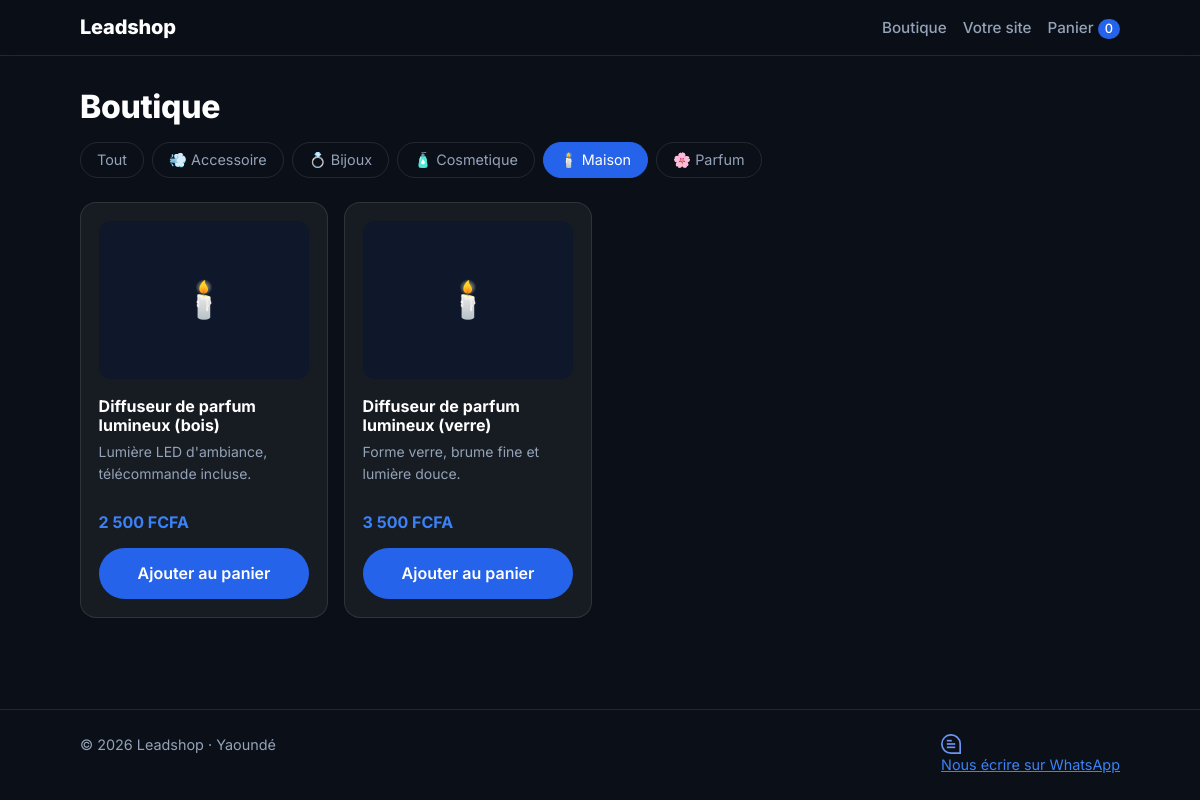
The page /boutique.php?category=maison on the database its author committed.
### tables this page shows
CREATE TABLE products (
    id          INT UNSIGNED NOT NULL AUTO_INCREMENT PRIMARY KEY,
    name        VARCHAR(255) NOT NULL,
    description TEXT NULL,
    price       INT UNSIGNED NOT NULL,
    category    VARCHAR(100) NULL,
    image_path  VARCHAR(255) NULL,
    is_active   TINYINT(1) NOT NULL DEFAULT 1,
    created_at  DATETIME NOT NULL DEFAULT CURRENT_TIMESTAMP,
    updated_at  DATETIME NOT NULL DEFAULT CURRENT_TIMESTAMP ON UPDATE CURRENT_TIMESTAMP
);

### config/database.php (called while the page is built, shortened)
<?php
function db(): PDO
{
    static $pdo = null;
    if ($pdo === null) {
        $dsn = 'mysql:host=' . DB_HOST . ';dbname=' . DB_NAME . ';charset=' . DB_CHARSET;
        try {
            $pdo = new PDO($dsn, DB_USER, DB_PASS, [
                PDO::ATTR_ERRMODE            => PDO::ERRMODE_EXCEPTION,
                PDO::ATTR_DEFAULT_FETCH_MODE => PDO::FETCH_ASSOC,
                PDO::ATTR_EMULATE_PREPARES   => false,
            ]);
        } catch (PDOException $e) {
            error_log('Connexion BD impossible : ' . $e->getMessage());
            http_response_code(500);
            exit(APP_DEBUG
                ? 'Connexion à la base impossible : ' . htmlspecialchars($e->getMessage())
                : 'Service momentanément indisponible.');
        }
    }
    return $pdo;
}

### includes/functions.php (called while the page is built, shortened)
<?php
require_once __DIR__ . '/../config/database.php';
function e($value): string
{
    return htmlspecialchars((string) ($value ?? ''), ENT_QUOTES, 'UTF-8');
}
function format_price(int $amount): string
{
    return number_format($amount, 0, ',', ' ') . ' FCFA';
}
function url(string $path = ''): string
{
    return BASE_URL . '/' . ltrim($path, '/');
}
function category_icon(?string $category): string
{
    $icons = [
        'maison'     => '🕯️',
        'parfum'     => '🌸',
        'accessoire' => '💨',
        'bijoux'     => '💍',
        'cosmetique' => '🧴',
    ];
    return $icons[$category ?? ''] ?? '🛍️';
}

### includes/products.php (called while the page is built, shortened)
<?php
require_once __DIR__ . '/functions.php';
function get_images_for_products(array $productIds): array
{
    $ids = array_values(array_unique(array_map('intval', $productIds)));
    $placeholders = implode(',', array_fill(0, count($ids), '?'));
    $stmt = db()->prepare(
        "SELECT id, product_id, file_name, sort_order
         FROM product_images WHERE product_id IN ($placeholders)
         ORDER BY sort_order, id"
    );
    $stmt->execute($ids);
    $byProduct = [];
    return $byProduct;
}

### includes/product_card.php (the view, shortened to what this page needs)
<?php
$images = $images ?? [];
$detailUrl = url('produit.php?id=' . (int) $product['id']);
?>
<article class="product-card">
    <div class="product-media">
        <?php if ($images): ?>
            <?php $galleryAlt = $product['name']; $gallerySize = 'thumb'; $galleryLink = $detailUrl; ?>
            <?php include __DIR__ . '/gallery.php'; ?>
        <?php else: ?>
            <a class="product-thumb" href="<?= e($detailUrl) ?>" tabindex="-1" aria-hidden="true">
                <span><?= category_icon($product['category'] ?? null) ?></span>
            </a>
        <?php endif; ?>
    </div>
    <h3 class="product-name"><a href="<?= e($detailUrl) ?>"><?= e($product['name']) ?></a></h3>
    <?php if (!empty($product['description'])): ?>
        <p class="muted small product-desc"><?= e($product['description']) ?></p>
    <?php endif; ?>
    <p class="product-price"><?= e(format_price((int) $product['price'])) ?></p>
    <form method="post" action="<?= e(url('panier.php')) ?>">
        <button type="submit" class="btn btn-primary btn-block">Ajouter au panier</button>
    </form>
</article>

### boutique.php (shortened to what this page needs)
<?php
require_once __DIR__ . '/includes/products.php';
$categories = db()->query(
    "SELECT DISTINCT category FROM products
     WHERE is_active = 1 AND category IS NOT NULL AND category <> ''
     ORDER BY category"
)->fetchAll(PDO::FETCH_COLUMN);
$category = (isset($_GET['category']) && is_string($_GET['category'])) ? trim($_GET['category']) : '';
if ($category !== '') {
    $stmt = db()->prepare(
        'SELECT id, name, description, price, category, image_path
         FROM products WHERE is_active = 1 AND category = ? ORDER BY name'
    );
    $stmt->execute([$category]);
    $products = $stmt->fetchAll();
} else {
    $products = db()->query(
        'SELECT id, name, description, price, category, image_path
         FROM products WHERE is_active = 1 ORDER BY name'
    )->fetchAll();
}
$imagesByProduct = get_images_for_products(array_column($products, 'id'));
require __DIR__ . '/includes/header.php';
?>
<section class="section">
    <div class="container">
        <h1 class="page-title">Boutique</h1>
        <?php if ($categories): ?>
            <nav class="chips" aria-label="Catégories">
                <a class="chip <?= $category === '' ? 'is-active' : '' ?>" href="<?= e(url('boutique.php')) ?>">Tout</a>
                <?php foreach ($categories as $name): ?>
                    <a class="chip <?= $category === $name ? 'is-active' : '' ?>"
                       href="<?= e(url('boutique.php?category=' . rawurlencode($name))) ?>">
                        <?= category_icon($name) ?> <?= e(ucfirst($name)) ?>
                    </a>
                <?php endforeach; ?>
            </nav>
        <?php endif; ?>
        <?php if (!$products): ?>
            <p class="muted">Aucun article disponible pour le moment.</p>
        <?php else: ?>
            <div class="product-grid">
                <?php foreach ($products as $product): ?>
                    <?php $returnPage = 'boutique'; $returnCategory = $category; $images = $imagesByProduct[(int) $product['id']] ?? []; ?>
                    <?php include __DIR__ . '/includes/product_card.php'; ?>
                <?php endforeach; ?>
            </div>
        <?php endif; ?>
    </div>
</section>
<?php require __DIR__ . '/includes/footer.php'; ?>

### assets/css/style.css (style rules this page uses)
:root { --bg-deep: #0B0F17; --bg: #0F172A; --surface: rgba(255, 255, 255, 0.05); --border: rgba(255, 255, 255, 0.10); --text: #FFFFFF; --muted: #94A3B8; --accent: #2563EB; --accent-bright: #3B82F6; --danger: #F87171; --success: #34D399; --warning: #FBBF24; --radius: 16px; --font: 'Inter', system-ui, -apple-system, 'Segoe UI', sans-serif; }
*, *::before, *::after { box-sizing: border-box; }
html { -webkit-text-size-adjust: 100%; }
body { margin: 0; min-height: 100vh; display: flex; flex-direction: column; background: var(--bg-deep); color: var(--text); font-family: var(--font); line-height: 1.55; }
a { color: var(--accent-bright); }
h1, h2, h3 { line-height: 1.2; margin: 0 0 0.5rem; }
p { margin: 0 0 1rem; }
.container { width: 100%; max-width: 1080px; margin: 0 auto; padding: 0 1.25rem; }
.muted { color: var(--muted); }
.small { font-size: 0.875rem; }
.btn { display: inline-flex; align-items: center; justify-content: center; gap: 0.5rem; padding: 0.75rem 1.5rem; border: 1px solid transparent; border-radius: 999px; font: inherit; font-weight: 600; text-decoration: none; cursor: pointer; transition: background 0.2s, border-color 0.2s; }
.btn-primary { background: var(--accent); color: #fff; }
.btn-block { width: 100%; }
.section { padding: 2rem 0; }
.page-title { font-size: 2rem; font-weight: 800; letter-spacing: -0.01em; margin-bottom: 1rem; }
.chips { display: flex; flex-wrap: wrap; gap: 0.5rem; margin-bottom: 1.5rem; }
.chip { padding: 0.35rem 1rem; border: 1px solid var(--border); border-radius: 999px; color: var(--muted); text-decoration: none; font-size: 0.9rem; }
.chip.is-active { background: var(--accent); border-color: var(--accent); color: #fff; }
.product-grid { display: grid; grid-template-columns: repeat(2, 1fr); gap: 0.75rem; }
.product-card { display: flex; flex-direction: column; gap: 0.35rem; padding: 0.9rem; border: 1px solid var(--border); border-radius: var(--radius); background: var(--surface); }
.product-card form { margin-top: auto; }
.product-thumb { aspect-ratio: 4 / 3; display: flex; align-items: center; justify-content: center; overflow: hidden; border-radius: 12px; background: var(--bg); font-size: 2.25rem; margin-bottom: 0.4rem; }
.product-name { font-size: 1rem; margin: 0; }
.product-price { margin: 0.25rem 0 0.5rem; font-weight: 700; color: var(--accent-bright); }
@media (min-width: 640px) { .product-grid { grid-template-columns: repeat(auto-fill, minmax(220px, 1fr)); gap: 1rem; } }
@media (min-width: 640px) { .product-card { padding: 1.1rem; } }
.product-media { margin-bottom: 0.4rem; }
.product-name a { color: inherit; text-decoration: none; }
.product-desc { display: -webkit-box; -webkit-line-clamp: 2; -webkit-box-orient: vertical; overflow: hidden; }
a.product-thumb { color: inherit; text-decoration: none; }

### rows shown on the page
products: category "🕯️", name "Diffuseur de parfum lumineux (bois)", description "Lumière LED d'ambiance, télécommande incluse.", price "2 500 FCFA"
products: category "🕯️", name "Diffuseur de parfum lumineux (verre)", description "Forme verre, brume fine et lumière douce.", price "3 500 FCFA"

### other values the page prints
SHOP_NAME "Leadshop"
cart_count() "0"
category_icon($name) "💨"
$name "Accessoire"
category_icon($name) "💍"
$name "Bijoux"
category_icon($name) "🧴"
$name "Cosmetique"
category_icon($name) "🕯️"
$name "Maison"
category_icon($name) "🌸"
$name "Parfum"
SHOP_CITY "Yaoundé"
